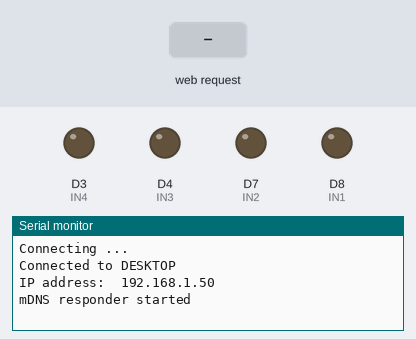
Recording of a program running on a simulated ESP8266 (NodeMCU). Shown: output pins drawn as LEDs (lit = HIGH), the last lines printed to the serial monitor. The test bench sets the inputs (shaded band). WiFi joins after 1.5 s; servers stay silent unless stated; storage starts empty.

Above: at 2.7 s.
2.8 s: HTTP request GET /forward received
At 4.2 s:
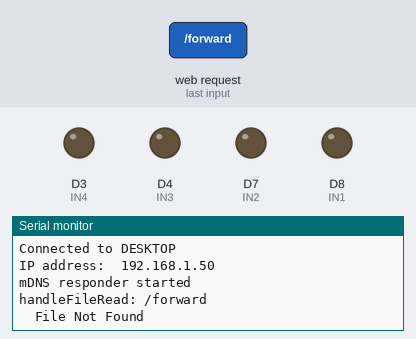
5.0 s: HTTP request GET /backward received
At 5.9 s:
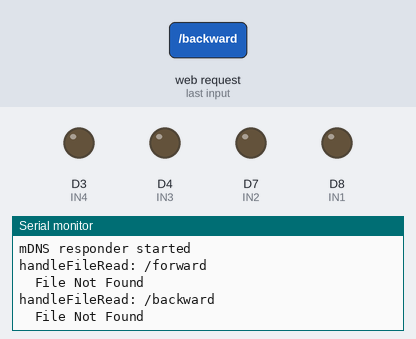
7.0 s: HTTP request GET /right received
At 8.8 s:
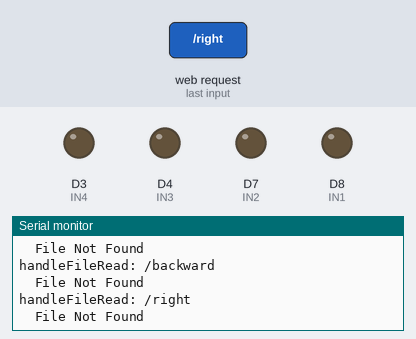

Measured:
- after the input at 2.8 s, the serial monitor: prints a new line after 0.75 s (image 1)
- after the input at 5.0 s, the serial monitor: prints a new line after 0.55 s (image 2)
- after the input at 7.0 s, the serial monitor: prints a new line after 0.56 s (image 3)

The program:

main.cpp
```cpp
#include <Arduino.h>
#include <ESP8266WiFi.h>
#include <ESP8266WiFiMulti.h>
#include <ESP8266mDNS.h>
#include <ESP8266WebServer.h>
#include <WiFiClient.h>
#include <FS.h>

//Include Lib for Arduino to Nodemcu
#include <SoftwareSerial.h>
#include <ArduinoJson.h>

SoftwareSerial nodemcu(D6, D5);

//Timer to run Arduino code every 5 seconds
unsigned long previousMillis = 0;
unsigned long currentMillis;
const unsigned long period = 10000;


ESP8266WiFiMulti wifiMulti;     // Create an instance of the ESP8266WiFiMulti class, called 'wifiMulti'

ESP8266WebServer server(80);    // Create a webserver object that listens for HTTP request on port 80
String getContentType(String filename); // convert the file extension to the MIME type
bool handleFileRead(String path);
const int led = 2;
#define IN1 15
#define IN2 13
#define IN3 2
#define IN4 0
void handleRoot();              // function prototypes for HTTP handlers
void handleLED();
void handleNotFound();


void handleForward() {
	digitalWrite(IN1, HIGH);
	digitalWrite(IN2, LOW);
	digitalWrite(IN3, LOW);
	digitalWrite(IN4, HIGH); server.send(303);
}void handleBackward() {
	digitalWrite(IN1, LOW);
	digitalWrite(IN2, HIGH);
	digitalWrite(IN3, HIGH);
	digitalWrite(IN4, LOW); server.send(303);
}void handleRight() {
	digitalWrite(IN1, LOW);
	digitalWrite(IN2, HIGH);
	digitalWrite(IN3, LOW);
	digitalWrite(IN4, HIGH); server.send(303);
}void handleLeft() {
	digitalWrite(IN1, HIGH);
	digitalWrite(IN2, LOW);
	digitalWrite(IN3, HIGH);
	digitalWrite(IN4, LOW); server.send(303);
}void handleStop() {
	digitalWrite(IN1, LOW);
	digitalWrite(IN2, LOW);
	digitalWrite(IN3, LOW);
	digitalWrite(IN4, LOW); server.send(303);
}
void handlemove() {
	digitalWrite(IN1, HIGH);
	digitalWrite(IN2, HIGH);
	digitalWrite(IN3, HIGH);
	digitalWrite(IN4, HIGH); server.send(303);
}

  StaticJsonDocument<128> doc;
  void handleDistance() {

  	DeserializationError error = deserializeJson(doc, nodemcu);

	server.sendHeader("Access-Control-Allow-Origin", "*");
 	server.send(1200, "application/json", doc.as<String>());
};


void setup(void) {
	Serial.begin(9600);         // Start the Serial communication to send messages to the computer
	delay(10);
	nodemcu.begin(9600);

	pinMode(IN1, OUTPUT);
	pinMode(IN2, OUTPUT);
	pinMode(IN3, OUTPUT);
	pinMode(IN4, OUTPUT);

	// add Wi-Fi networks you want to connect to
	wifiMulti.addAP("DESKTOP", "o!98K333");

	wifiMulti.addAP("Ahmed's phone", "dpzd3185");
	wifiMulti.addAP("666E_2.4GHz", "7dDUv4x9CF");
	wifiMulti.addAP("DESKTOP", "o!98K333");

	wifiMulti.addAP("TurkTelekom_T67E3", "atwm@atwm");


	Serial.println("Connecting ...");
	int i = 0;
	while (wifiMulti.run() != WL_CONNECTED) { // Wait for the Wi-Fi to connect: scan for Wi-Fi networks, and connect to the strongest of the networks above
		delay(250);
		Serial.print('.');
	}
	// Serial.println(' ');
	Serial.print("Connected to ");
	Serial.println(WiFi.SSID());              // Tell us what network we're connected to
	Serial.print("IP address:\t");
	Serial.println(WiFi.localIP());           // Send the IP address of the ESP8266 to the computer

	if (MDNS.begin("esp8266")) {              // Start the mDNS responder for esp8266.local
		Serial.println("mDNS responder started");
	}
	else {
		Serial.println("Error setting up MDNS responder!");
	}

	SPIFFS.begin();
	server.on("/forward", HTTP_POST, handleForward);  // Call the 'handleLED' function when a POST request is made to URI "/LED"
	server.on("/backward", HTTP_POST, handleBackward);
	server.on("/right", HTTP_POST, handleRight);
	server.on("/left", HTTP_POST, handleLeft);
	server.on("/stop", HTTP_POST, handleStop);

	server.on("/distance", HTTP_GET, handleDistance);

	server.onNotFound([]() {                              // If the client requests any URI
		if (!handleFileRead(server.uri()))                  // send it if it exists
			server.send(404, "text/plain", "404: Not Found"); // otherwise, respond with a 404 (Not Found) error
	});
	server.begin();                           // Actually start the server
}


void loop(void) {
	MDNS.update();
	server.handleClient();
  	DeserializationError error = deserializeJson(doc, nodemcu);
	if (error) {
	return;
  }

}


String getContentType(String filename) { // convert the file extension to the MIME type
	if (filename.endsWith(".html")) return "text/html";
	else if (filename.endsWith(".css")) return "text/css";
	else if (filename.endsWith(".js")) return "application/javascript";
	else if (filename.endsWith(".ico")) return "image/x-icon";
	return "text/plain";
}

bool handleFileRead(String path)  // send the right file to the client (if it exists)
{
	Serial.println("handleFileRead: " + path);
	if (path.endsWith("/")) path += "index.html";         // If a folder is requested, send the index file
	String contentType = getContentType(path);            // Get the MIME type
	if (SPIFFS.exists(path)) {                            // If the file exists
		File file = SPIFFS.open(path, "r");                 // Open it
		size_t sent = server.streamFile(file, contentType); // And send it to the client
		file.close();                                       // Then close the file again
		return true;
	}
	Serial.println("\tFile Not Found");
	return false;                                         // If the file doesn't exist, return false
}
```
